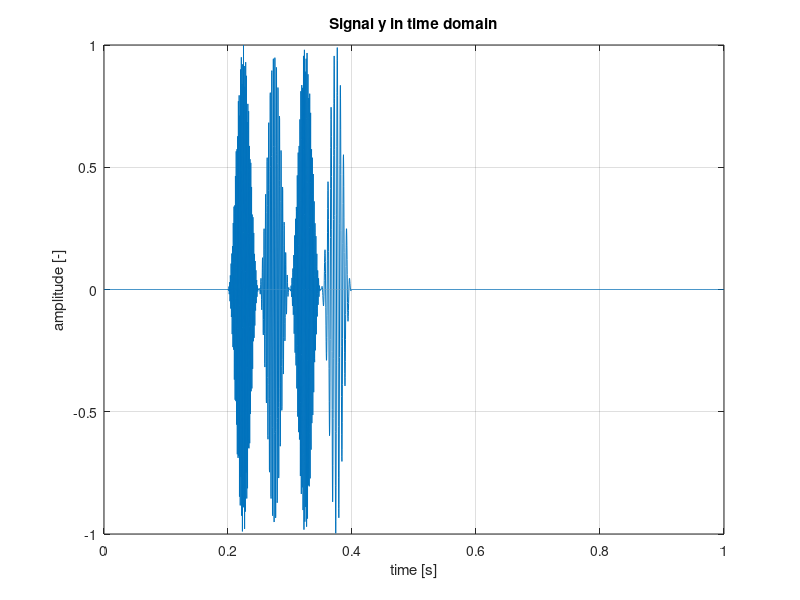

Write MATLAB code to recreate this figure. (Note: this script raises an error after producing the figure.)
%% Designing IIR and FIR filters

fs = 4000;       % samping frequency
tmax = 1-1/fs;   % time duration [s]
t = 0:1/fs:tmax; % time vector [s]

s = length(t);
f = linspace(0,fs-fs/s,s); % frequency vector

% central frequency of sine waves
w = [200,400,700,850];
% Hanning window with 200 samples
mask = hann(200);
% time delay of the signals
inds = [1400,1000,1200,800];

% memory allocation for signal y
y = zeros(length(t),1);

% buliding signal - sine waves addition
for i = 1:length(w)
    m = zeros(s,1);
    m(inds(i):inds(i)+length(mask)-1) = mask;
    y_temp = sin(2*pi*t*w(i)).*m.';
    y = y+y_temp.';
end

figure()
plot(t,y);
title('Signal y in time domain');
xlabel('time [s]');
ylabel('amplitude [-]');
grid on;

plotFFT(y,fs);

%% Task 2.1

load Hd1.mat % Loading prepared FIR filter
y1 = filter(Hd1.Numerator,1,y);

% The filtered signal is shifted by the length of the numerator of filter,
% so we need to account for that:
t1 = t-(length(Hd1.Numerator)/fs)/2;

figure()
plot(t,y);
title('Signal after filtering out the high frequency component');
xlabel('time [s]');
ylabel('amplitude [-]');
grid on;
hold on;

plot(t1,y1,'-.');
xlim([0,1]);
legend('original signal', 'signal after FIR filtration');
hold off;

%% Task 2.2

load Hd2.mat % Loading prepared IIR filter
y2 = filter(Hd1.Numerator,1,y);

% The filtered signal is shifted by the length of the numerator of filter,
% so we need to account for that:
t1 = t-(length(Hd1.Numerator)/fs)/2;

figure()
plot(t,y);
title('Signal after filtering out the high frequency component');
xlabel('time [s]');
ylabel('amplitude [-]');
grid on;
hold on;

plot(t1,y2,'-.');
plot(t1,y1,'-.');
xlim([0,1]);
legend('original signal', 'signal after IIR filtration', ...
    'signal after FIR filtration');
hold off;
